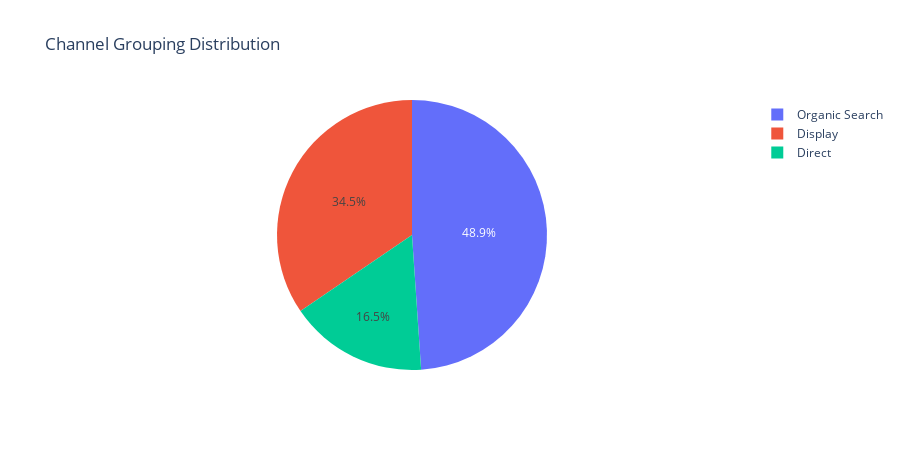
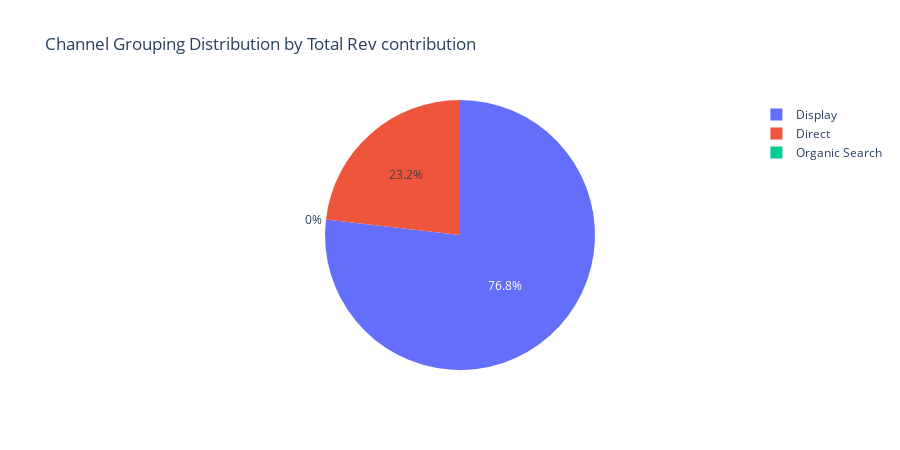

Write notebook code for charts like these, in order.
### Markdown cell above
### Channel Grouping

### Code cell
pie_channelgroup(df_viz)
#pie_channelgroup(df_viz,1)
pie_channelgroup(df_viz,2)

### Figure 1 — Plotly figure (JSON) as saved in the notebook; plotly's stock layout.template omitted (floating-point values rounded to 4 significant figures)
{"data": [{"labels": ["Organic Search", "Display", "Direct"], "type": "pie", "values": [136, 96, 46]}], "layout": {"height": 450, "title": {"text": "Channel Grouping Distribution"}}}

### Figure 2 — Plotly figure (JSON) as saved in the notebook; plotly's stock layout.template omitted (floating-point values rounded to 4 significant figures)
{"data": [{"labels": ["Direct", "Display", "Organic Search"], "type": "pie", "values": [17855500000, 59257930000, 0]}], "layout": {"height": 450, "title": {"text": "Channel Grouping Distribution by Total Rev contribution"}}}
